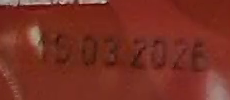
#> input picture kalkun/date/takt_10_s1_date.png, 230 x 100 px
$ python -i MAE.py   (imports and definitions only)
#> lines starting #> are read from the running program, lines starting #| are printed output that depends on the picture
import cv2
import numpy as np
import os
import matplotlib.pyplot as plt
import time
from typing import List, Tuple, Optional

# One histogram:
# good = all label1 images from veis, salami, rulaad, kalkun
# bad  = all images from no_label/label1
products = ["veis", "salami", "rulaad", "kalkun"]
label = "product_area"
bad_dir = os.path.join("no_label", label)

rescale_factor = 1.0
use_hist_equalization = True
valid_extensions = (".png", ".jpg", ".jpeg", ".bmp", ".tif", ".tiff")


def load_and_preprocess_image(path: str, rescale_factor: float = 1.0) -> Optional[np.ndarray]:
#> called with path = 'kalkun/date/takt_10_s1_date.png', rescale_factor = 1
    img = cv2.imread(path, cv2.IMREAD_COLOR)
#> img is the input picture: shape (100, 230, 3); mean B, G, R 35.3, 47.9, 120.4
    if img is None:
        print(f"Could not read image: {path}")
        return None

    if rescale_factor != 1.0:
        new_w = max(1, int(img.shape[1] * rescale_factor))
        new_h = max(1, int(img.shape[0] * rescale_factor))
        img = cv2.resize(img, (new_w, new_h), interpolation=cv2.INTER_AREA)

    gray = cv2.cvtColor(img, cv2.COLOR_BGR2GRAY)
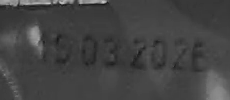
#> gray: shape (100, 230); min 23, max 198, mean 68.1

    if use_hist_equalization:
        gray = cv2.equalizeHist(gray)
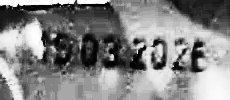
#> gray: shape (100, 230); min 0, max 255, mean 132.7

    return gray


# [4 lines left out: function resize_to_match, not called in this run]


def mean_absolute_error_arrays(img1: np.ndarray, img2: np.ndarray) -> float:
    img1, img2 = resize_to_match(img1, img2)
    return float(np.mean(np.abs(img1.astype(np.float64) - img2.astype(np.float64))))


# [171 lines left out: functions get_image_files, compute_mae_to_templates, suggest_threshold, print_stats, save_mae_histogram, main, not called in this run]


# [2 lines not run here, left out]

>>> result = load_and_preprocess_image('kalkun/date/takt_10_s1_date.png')
